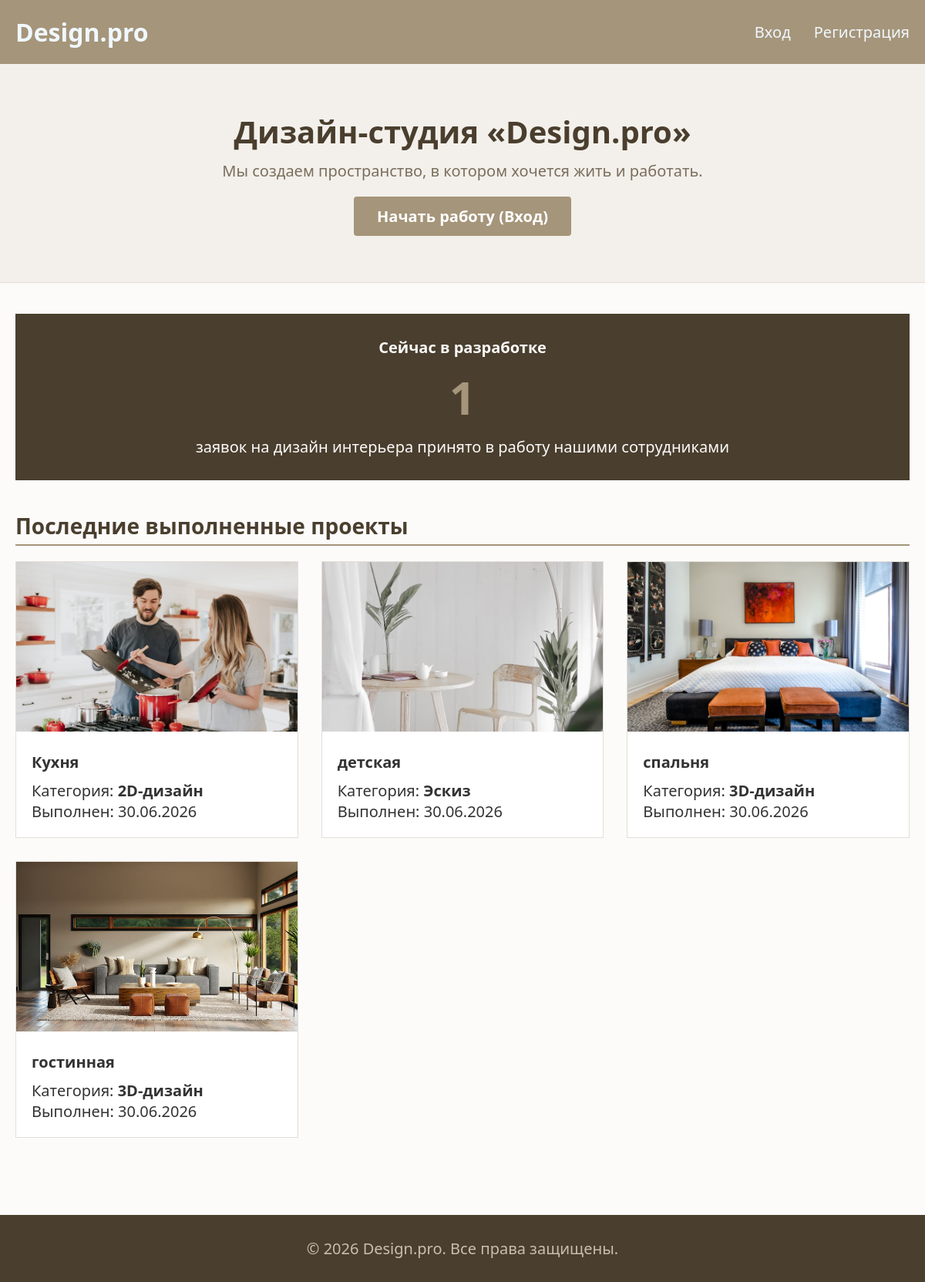
The page / on the database its author committed.
### app/models.py (models this page shows, shortened)
class Application(models.Model):
    STATUS_CHOICES = [
        ('new', 'Новая'),
        ('in_progress', 'Принято в работу'),
        ('completed', 'Выполнено'),
    ]
    user = models.ForeignKey(User, on_delete=models.CASCADE, verbose_name="Пользователь")
    title = models.CharField(max_length=100, verbose_name="Название")
    description = models.TextField(verbose_name="Описание")
    category = models.ForeignKey(Category, on_delete=models.CASCADE, verbose_name="Категория")
    image = models.ImageField(upload_to='plans/', verbose_name="Фото помещения или план")
    design_image = models.ImageField(upload_to='designs/', blank=True, null=True, verbose_name="Готовый дизайн")
    comment = models.TextField(blank=True, null=True, verbose_name="Комментарий администратора")
    status = models.CharField(max_length=20, choices=STATUS_CHOICES, default='new', verbose_name="Статус")
    created_at = models.DateTimeField(auto_now_add=True, verbose_name="Временная метка")
    class Meta:
        verbose_name = "Заявка"
        verbose_name_plural = "Заявки"
        ordering = ['-created_at']

class Category(models.Model):
    name = models.CharField(max_length=100, verbose_name="Название категории")
    class Meta:
        verbose_name = "Категория"
        verbose_name_plural = "Категории"

### app/views.py (the view)
# urls.py: path('', views.main_view, name='main'),
def main_view(request):
    completed_applications = Application.objects.filter(status='completed')[:4]
    in_progress_count = Application.objects.filter(status='in_progress').count()
    context = {
        'completed_applications': completed_applications,
        'in_progress_count': in_progress_count,
    }
    return render(request, 'app/main.html', context)

### app/templates/app/main.html (shortened to what this page needs)
{% extends 'app/base.html' %}
{% block content %}
<div class="welcome-banner">
    <h1>Дизайн-студия «Design.pro»</h1>
    <p>Мы создаем пространство, в котором хочется жить и работать.</p>
    {% if not request.user.is_authenticated %}
        <div class="banner-buttons">
            <a href="{% url 'login' %}" class="btn-primary-link">Начать работу (Вход)</a>
        </div>
    {% endif %}
</div>
<div class="main-container-inside">
    <div class="counter-box">
        <h3>Сейчас в разработке</h3>
        <p class="counter-number">{{ in_progress_count }}</p>
        <p class="counter-text">заявок на дизайн интерьера принято в работу нашими сотрудниками</p>
    </div>
    <div class="gallery-section">
        <h2>Последние выполненные проекты</h2>
        {% if completed_applications %}
            <div class="projects-grid">
            {% for app in completed_applications %}
                <div class="project-card">
                    {% if app.design_image %}
                        <img src="{{ app.design_image.url }}" alt="{{ app.title }}" class="project-img">
                    {% endif %}
                    <div class="project-info">
                        <h4 class="project-title">{{ app.title }}</h4>
                        <p class="project-category">Категория: <strong>{{ app.category.name }}</strong></p>
                        <p class="project-date">Выполнен: {{ app.created_at|date:"d.m.Y" }}</p>
                    </div>
                </div>
            {% endfor %}
            </div>
        {% else %}
            <p class="no-projects">Наши новые работы появятся здесь совсем скоро!</p>
        {% endif %}
    </div>
</div>
{% endblock %}

### static/css/style.css (style rules this page uses)
* { margin: 0; padding: 0; box-sizing: border-box; font-family: "Segoe UI", system-ui, sans-serif; font-size: 20px; }
body { background-color: #fcfbfa; color: #333; }
.main-container-inside, .profile-container-wide { width: 100%; max-width: 1520px; margin: 0 auto; padding: 40px 20px; }
.btn-primary-link, .btn-submit, .btn-save, .btn-submit-app { display: inline-block; background-color: #a5957a; color: white; border: none; padding: 12px 30px; text-decoration: none; font-weight: bold; cursor: pointer; border-radius: 4px; transition: background 0.2s; text-align: center; }
.welcome-banner { text-align: center; padding: 60px 20px; background-color: #f3f0eb; border-bottom: 1px solid #e3ded6; }
.welcome-banner h1 { font-size: 40px; margin-bottom: 10px; color: #4a3e2e; }
.welcome-banner p { color: #7a6e5d; margin-bottom: 20px; }
.counter-box { background-color: #4a3e2e; color: #fcfbfa; padding: 30px; margin-bottom: 40px; text-align: center; }
.counter-number { font-size: 60px; font-weight: bold; margin: 10px 0; color: #a5957a; }
.gallery-section h2, .card-section h3 { font-size: 28px; color: #4a3e2e; margin-bottom: 20px; border-bottom: 2px solid #a5957a; padding-bottom: 5px; }
.projects-grid { display: grid; grid-template-columns: repeat(auto-fill, minmax(300px, 1fr)); gap: 30px; }
.project-card { background: white; border: 1px solid #e3ded6; }
.project-img { width: 100%; height: 220px; object-fit: cover; }
.project-info { padding: 20px; }
.project-title { font-weight: bold; margin-bottom: 10px; }

### rows shown on the page
Application: design_image (picture), title "Кухня", category.name "2D-дизайн", created_at "30.06.2026"
Application: design_image (picture), title "детская", category.name "Эскиз", created_at "30.06.2026"
Application: design_image (picture), title "спальня", category.name "3D-дизайн", created_at "30.06.2026"
Application: design_image (picture), title "гостинная", category.name "3D-дизайн", created_at "30.06.2026"

### other values the page prints
{{ in_progress_count }} "1"
